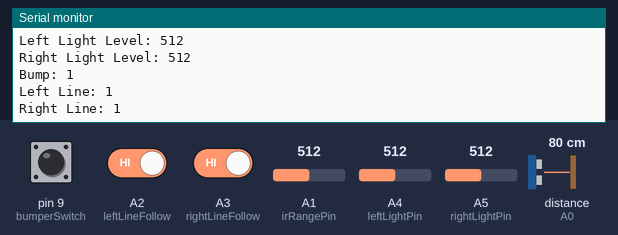
Simulated run of this sketch. Board: Arduino Uno, built with avr-gcc and run on an emulated ATmega328P. On the bench: the last lines printed to the serial monitor. The test bench sets the inputs (shaded band); at power-on: pin 9 (bumperSwitch) HIGH, distance to the obstacle (sensor on A0) 80 cm, A1 (irRangePin) = 512, A2 (leftLineFollow) HIGH, A3 (rightLineFollow) HIGH, A4 (leftLightPin) = 512, A5 (rightLightPin) = 512.

Above: at 1.2 s.
1.3 s: pin 9 (bumperSwitch) pulled LOW for 0.25 s
At 1.68 s:
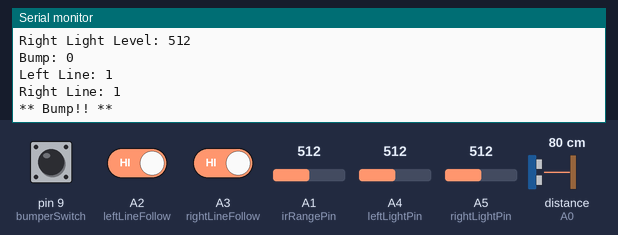
3.0 s: distance to the obstacle (sensor on A0) set to 299 cm
At 3.67 s:
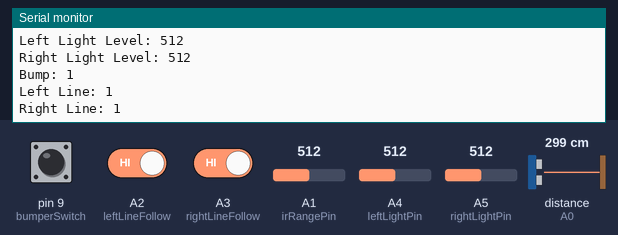
6.0 s: A1 (irRangePin) set to 716
7.5 s: distance to the obstacle (sensor on A0) set to 9 cm
10.5 s: distance to the obstacle (sensor on A0) set to 35 cm
13.5 s: pin 9 (bumperSwitch) pulled LOW for 3.2 s
At 13.68 s:
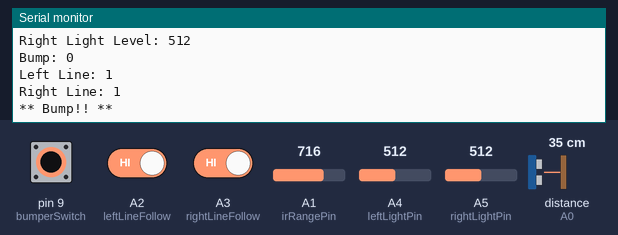
Timing chart, 0 to 16.5 s (numbered marks = the images above; inputs shaded):
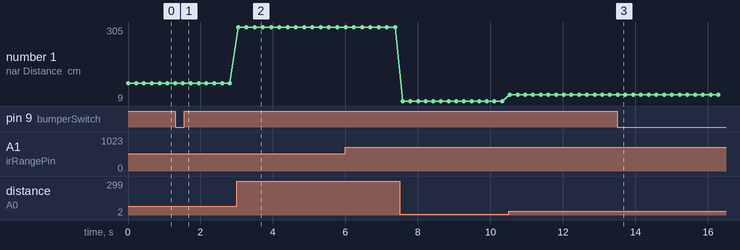

Measured:
- after the input at 1.3 s, the serial monitor: prints a new line after 0.22 s (image 1)
- after the input at 3.0 s, the serial monitor: prints a new line at once (image 2)
- after the input at 13.5 s, the serial monitor: prints a new line at once (image 3)
- plotted number 1: 81 → 305 after the input at 3.0 s, 305 → 9 after the input at 7.5 s, 9 → 35 after the input at 10.5 s

The sketch:

SensorTest.ino
```cpp
// Test the sensors on your newly built Mechatrons Ultimate Robot
// This is just a sensor test: the robot won't move!
// So it's safe to do on a desk

// Run this code with the robot connected over USB
// If you like, you can remove the jumper between 5v and PWR on the shield (don't lose it though!) which stops power going to the wheels

//
// CoderDojo Bray
//
// This code is in the public domain.
//
//  Modified by Peter Redmond 27/10/13
//  I added a conversion for the IR sensor to CM and corrected the pullup settings for the bumper switches.
//  Note the bumper switch should be connected to the minus pin rather than the plus pin as shown in the V1.0 instructions.

#include <NewPing.h>

// If you have followed the instructions, then the sensor pins are as used below

const int bumperSwitch = 9;

const int sonarPin = A0;
const int irRangePin = A1;

const int leftLineFollow = A2;
const int rightLineFollow = A3;

const int leftLightPin = A4;
const int rightLightPin = A5;

const int maxDistance = 300;  // In cm

NewPing sonar = NewPing( sonarPin, sonarPin, maxDistance);

  int sonarDistance;
  int irProximity;

  int leftLightLevel;
  int rightLightLevel;

  int leftLine;
  int rightLine;

  int bump;

void setup() {
  Serial.begin(115200);           // set up Serial library at 115200 bps
  Serial.println("Sensor test!");

  // Set this up as a digital input
  // Notice that we need to specify use the internal pullup resistor.
  pinMode(bumperSwitch, INPUT_PULLUP);

  // Setup the line following sensors as digital inputs
  // They only return digital values anyway (0/1): if you read them as analog sensors you will
  // just get ~0 and ~1023 back as readings.
  pinMode(leftLineFollow, INPUT);
  pinMode(rightLineFollow, INPUT);
  digitalWrite(leftLineFollow, HIGH);
  digitalWrite(rightLineFollow, HIGH);

}

// Test out all the sensors
// Print out some data about the readings taken
// Then experiment with the sensors to see how they react to distance, light, and so on

void loop() {


  // This is the sonar distance sensor
  // The sonar distance sensor does what you think it should
  // It sends out an ultrasonic pulse which bounces off an obstacle and allows you to calclualte the distance to that object
  // since we know the speed of sound.
  // This function will return the distance, in centimeters, to the object the sensor is facing
  sonarDistance = sonar.ping_cm();
  if( sonarDistance == 0 ) sonarDistance = maxDistance;

  // The IR sensor is an alternative to the sonar but does the same job (albeit in a slightly different way.
  // Sonar does not work well with fabrics (or other surface that absorb sound) while IR does not work well with dark surfaces (or glass).
  // If you have a dark fabric surface then you have to rely on the bumpers.

  irProximity = 28 * pow(analogRead(irRangePin)*0.0048828125,-1.1);     // converted to cm but accuracy depends on colour material detected

  // The left and right light level sensor readings return a number between 0 and 1023 which indicates the level of light
  // falling on the sensor: the *lower* the number, the *more* light is falling on the sensor
  leftLightLevel = analogRead(leftLightPin);
  rightLightLevel = analogRead(rightLightPin);

  // The bumper switch : we read 1 if the switch is closed (we have bumped into something) and 0 if not
  bump = digitalRead(bumperSwitch);

  if( !bump )
  {
    // Add your code here for bumps
  }

  // Check what we are getting from the line followers
  // The line following sensors will return 0 if there is no dark colour directly underneath the sensor, and 1 if
  // there *is* a dark colour directly under the sensor (or if there is nothing at all under the sensor: hold the robot up
  // in the air and it will also return 1)
  leftLine = digitalRead(leftLineFollow);
  rightLine = digitalRead(rightLineFollow);

  // Now print out a message detailing our sensor inputs
  // You should look at the output and use this to see that all your sensors are working

  Serial.println("**************************************");
  Serial.print("Sonar Distance (cm): ");
  Serial.println(sonarDistance);
  Serial.print("IR Proximity (cm): ");
  Serial.println(irProximity);
  Serial.print("Left Light Level: ");
  Serial.println(leftLightLevel);
  Serial.print("Right Light Level: ");
  Serial.println(rightLightLevel);
  Serial.print("Bump: ");
  Serial.println(bump);
  Serial.print("Left Line: ");
  Serial.println(leftLine);
  Serial.print("Right Line: ");
  Serial.println(rightLine);

  if( !bump )
  {
    Serial.println("** Bump!! ** ");
  }

  delay(200);
}
```
